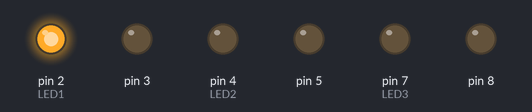
A sketch run on a simulated Arduino Uno, built with avr-gcc and run on an emulated ATmega328P. Shown: output pins drawn as LEDs (lit = HIGH).

Above: at 0.5 s.
At 1.5 s:
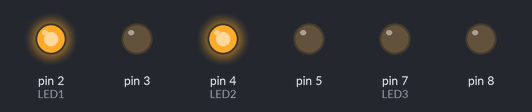
At 2.5 s:
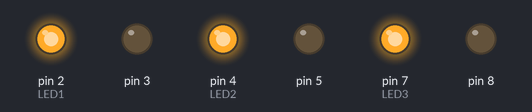
At 4.2 s:
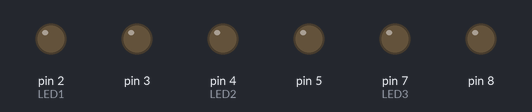
Timing chart, 0 to 5.9 s (numbered marks = the images above):
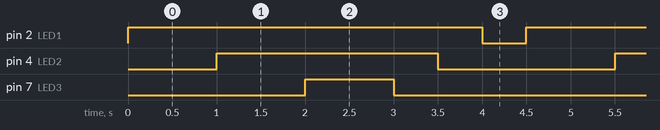

Measured:
- by itself, pin 2 (LED1): alternates HIGH for 4.0 s and LOW for 0.50 s
- by itself, pin 4 (LED2): alternates HIGH for 2.5 s and LOW for 2.0 s
- by itself, pin 7 (LED3): alternates HIGH for 1.0 s and LOW for 3.5 s

The sketch:

3.ino
```cpp
int LED1=2;
int LED2=4;
int LED3=7;
int LED1gnd=3;
int LED2gnd=5;
int LED3gnd=8;

void setup()
{
  pinMode(LED1,OUTPUT);
  pinMode(LED2,OUTPUT);
  pinMode(LED3,OUTPUT);

  pinMode(3,OUTPUT);
  pinMode(5,OUTPUT);
  pinMode(8,OUTPUT);


   digitalWrite(3,LOW);
   digitalWrite(5,LOW);
   digitalWrite(8,LOW);
}

void loop()
{


    digitalWrite(LED1,HIGH);
    delay(1000);

    digitalWrite(LED2,HIGH);
    delay(1000);


    digitalWrite(LED3,HIGH);
    delay(1000);


    digitalWrite(LED3,LOW);
    delay(500);
    digitalWrite(LED2,LOW);
    delay(500);
    digitalWrite(LED1,LOW);
    delay(500);


}
```
